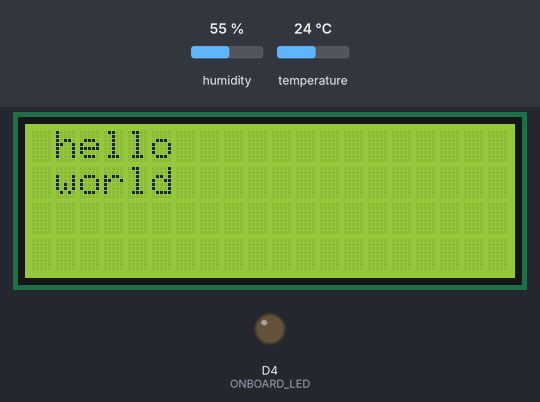
The sketch below on a simulated ESP8266 (NodeMCU). Parts: 20×4 character LCD, output pins drawn as LEDs (lit = HIGH). The test bench sets the inputs (shaded band); at power-on: temperature 24 °C, humidity 55 %. WiFi joins after 1.5 s; servers stay silent unless stated; what the sketch prints to the serial monitor is not drawn.

Above: at 3.2 s.
3.3 s: temperature set to 27 °C
At 11.1 s:
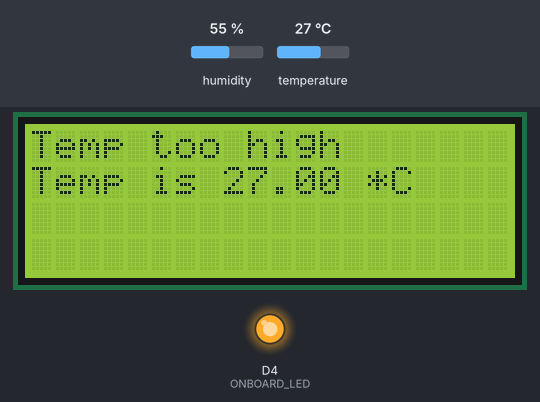
11.6 s: temperature set to 12 °C
At 21.1 s:
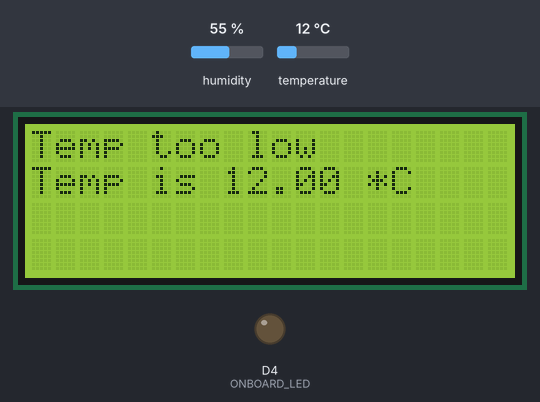
23.1 s: temperature set to 28 °C
At 31.1 s:
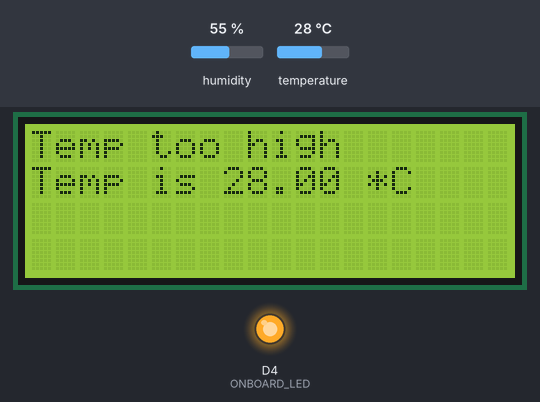
Timing chart, 0 to 32.6 s (numbered marks = the images above; inputs shaded):
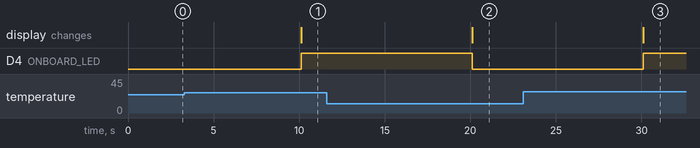

Measured:
- the behaviour switches between 25 and 26 °C on temperature (found by bisection; images 0 and 1)
- after the input at 3.3 s, D4 (ONBOARD_LED): LOW → HIGH after 6.8 s; the display: changes after 6.8 s (image 1)
- after the input at 11.6 s, D4 (ONBOARD_LED): HIGH → LOW after 8.5 s; the display: changes after 8.5 s (image 2)
- after the input at 23.1 s, D4 (ONBOARD_LED): LOW → HIGH after 7.0 s; the display: changes after 7.0 s (image 3)

The sketch:

main_code.ino
```cpp
#ifdef ESP32
  #include <WiFi.h>
  #include <AsyncTCP.h>
#else
  #include <ESP8266WiFi.h>
#endif
#include <ESPAsyncWebServer.h>
#include <Wire.h>
#include <DHT.h>
#include <ESP8266WiFi.h>
#include <LiquidCrystal.h>
#include <LiquidCrystal_I2C.h>


// Default Threshold Temperature Value
String inputMessage = "25.0";
String lastTemperature;
String enableArmChecked = "checked";
String inputMessage2 = "true";

// HTML web page to handle 2 input fields (threshold_input, enable_arm_input)
const char index_html[] PROGMEM = R"rawliteral(
<!DOCTYPE HTML><html><head>
  <title>Temperature Threshold Output Control</title>
  <meta name="viewport" content="width=device-width, initial-scale=1">
  </head><body>
  <h2>DS18B20 Temperature</h2>
  <h3>%TEMPERATURE% &deg;C</h3>
  <h2>ESP Arm Trigger</h2>
  <form action="/get">
    Temperature Threshold <input type="number" step="0.1" name="threshold_input" value="%THRESHOLD%" required><br>
    Arm Trigger <input type="checkbox" name="enable_arm_input" value="true" %ENABLE_ARM_INPUT%><br><br>
    <input type="submit" value="Submit">
  </form>
</body></html>)rawliteral";


void notFound(AsyncWebServerRequest *request) {
  request->send(404, "text/plain", "Not found");
}

AsyncWebServer server(80);


// Replaces placeholder with DS18B20 values
String processor(const String& var){
  //Serial.println(var);
  if(var == "TEMPERATURE"){
    return lastTemperature;
  }
  else if(var == "THRESHOLD"){
    return inputMessage;
  }
  else if(var == "ENABLE_ARM_INPUT"){
    return enableArmChecked;
  }
  return String();
}

// Flag variable to keep track if triggers was activated or not
bool triggerActive = false;

const char* PARAM_INPUT_1 = "threshold_input";
const char* PARAM_INPUT_2 = "enable_arm_input";

// Interval between sensor readings. Learn more about ESP32 timers: https://RandomNerdTutorials.com/esp32-pir-motion-sensor-interrupts-timers/
unsigned long previousMillis = 0;
const long interval = 1000*10;
//5000

// GPIO where the output is connected to
#define DHTPIN D5
#define DHTTYPE DHT11
DHT dht(DHTPIN, DHTTYPE);

// GPIO where the output is connected to
const int output = D6;


#define ONBOARD_LED  2
//LiquidCrystal lcd(D8, D7, D1, D2, D3, D4);
//new
LiquidCrystal_I2C lcd(0x27,20,4);

void setup() {
  dht.begin(); //Sensor turn on
  Serial.begin(115200);         // Start the Serial communication to send messages to the computer
  Serial.println('\n');
//  lcd.begin(16, 2);
//  lcd.print("Hello");
//  lcd.setCursor(0,1);
//  lcd.print("World");

  lcd.init();                      // initialize the lcd
  lcd.backlight();
  lcd.setCursor(1,0);
  lcd.print("hello");
  lcd.setCursor(1,1);
  lcd.print("world");

  WiFi.begin("TELUS46DA", "XK4sGDbashLh");             // Connect to the network
  Serial.print("Connecting to Wifi");
  Serial.println(" ...");
  int i = 0;
  while (WiFi.status() != WL_CONNECTED) {
    Serial.println("waiting");                   // Wait for the Wi-Fi to connect
    delay(1000);
    Serial.print(++i);
    Serial.print(' ');
  }

  Serial.println('\n');
  Serial.println("Connection established!");
  Serial.print("IP address:\t");
  Serial.println(WiFi.localIP());         // Send the IP address of the ESP8266 to the computer

  //pinMode(output, OUTPUT);
  //digitalWrite(output, LOW);
  pinMode(ONBOARD_LED,OUTPUT);

  Serial.println();
  Serial.print("ESP IP Address: http://");
  Serial.println(WiFi.localIP());


 // Send web page to client
  server.on("/", HTTP_GET, [](AsyncWebServerRequest *request){
    request->send_P(200, "text/html", index_html, processor);
  });

  // Receive an HTTP GET request at <ESP_IP>/get?threshold_input=<inputMessage>&enable_arm_input=<inputMessage2>
  server.on("/get", HTTP_GET, [] (AsyncWebServerRequest *request) {
    // GET threshold_input value on <ESP_IP>/get?threshold_input=<inputMessage>
    if (request->hasParam(PARAM_INPUT_1)) {
      inputMessage = request->getParam(PARAM_INPUT_1)->value();
      // GET enable_arm_input value on <ESP_IP>/get?enable_arm_input=<inputMessage2>
      if (request->hasParam(PARAM_INPUT_2)) {
        inputMessage2 = request->getParam(PARAM_INPUT_2)->value();
        enableArmChecked = "checked";
      }
      else {
        inputMessage2 = "false";
        enableArmChecked = "";
      }
    }
    Serial.println(inputMessage);
    Serial.println(inputMessage2);
    request->send(200, "text/html", "HTTP GET request sent to your ESP.<br><a href=\"/\">Return to Home Page</a>");
  });
  server.onNotFound(notFound);
  server.begin();

}

void loop() {
  //delay(1000*60);
  unsigned long currentMillis = millis();
  if (currentMillis - previousMillis >= interval) {
    previousMillis = currentMillis;
    float temperature = dht.readTemperature();
    Serial.print(temperature);
    Serial.println(" *C");
    lastTemperature = String(temperature);

  // Check if temperature is above threshold and if it needs to trigger output
    if(temperature > inputMessage.toFloat() && inputMessage2 == "true" && !triggerActive){
      String message = String("Temperature above threshold. Current temperature: ") +
                            String(temperature) + String("C");
      Serial.println(message);
//      lcd.begin(16, 2);
      lcd.init();                      // initialize the lcd
      lcd.backlight();
      lcd.print("Temp too high");
      lcd.setCursor(0,1);
      lcd.print("Temp is " + String(temperature) + " *C");
      triggerActive = true;
      //digitalWrite(output, HIGH);
      digitalWrite(ONBOARD_LED,HIGH);
    }
    // Check if temperature is below threshold and if it needs to trigger output
    else if((temperature < inputMessage.toFloat()) && inputMessage2 == "true" && triggerActive) {
      String message = String("Temperature below threshold. Current temperature: ") +
                            String(temperature) + String(" C");
      Serial.println(message);
//      lcd.begin(16, 2);
      lcd.init();                      // initialize the lcd
      lcd.backlight();
      lcd.print("Temp too low");
      lcd.setCursor(0,1);
      lcd.print("Temp is " + String(temperature) + " *C");
      triggerActive = false;
      //digitalWrite(output, LOW);
      digitalWrite(ONBOARD_LED,LOW);
    }
  }
}
```
